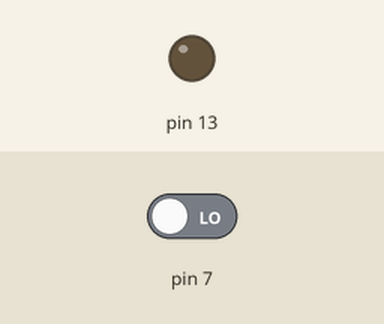
A sketch run on a simulated Arduino Uno, built with avr-gcc and run on an emulated ATmega328P. Shown: output pins drawn as LEDs (lit = HIGH). The inputs (shaded band) are chosen by the test bench; at power-on: pin 7 LOW. What the sketch prints to the serial monitor is not drawn.

Above: at 1.2 s.
1.3 s: pin 7 driven HIGH
At 2.1 s:
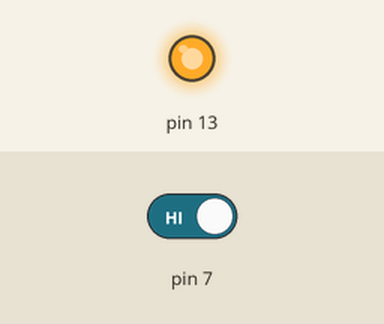
2.8 s: pin 7 driven LOW
At 3.3 s:
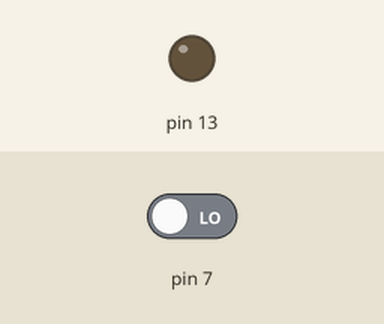
Timing chart, 0 to 5.8 s (numbered marks = the images above; inputs shaded):
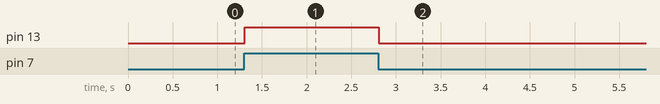

The sketch:

sketch_PIR_sensor.ino
```cpp
void setup() {
  // put your setup code here, to run once:
Serial.begin(9600);
pinMode(13,OUTPUT);

}

void loop() {
  // put your main code here, to run repeatedly:
  int var1 = digitalRead(7);
  Serial.println(var1);
  if (var1 == 1)
  {
    digitalWrite(13, HIGH);
  }
  else
  {
    digitalWrite(13, LOW);
    }

}
```

Measured:
- after the input at 1.3 s, pin 13: LOW → HIGH at once
- after the input at 2.8 s, pin 13: HIGH → LOW at once
